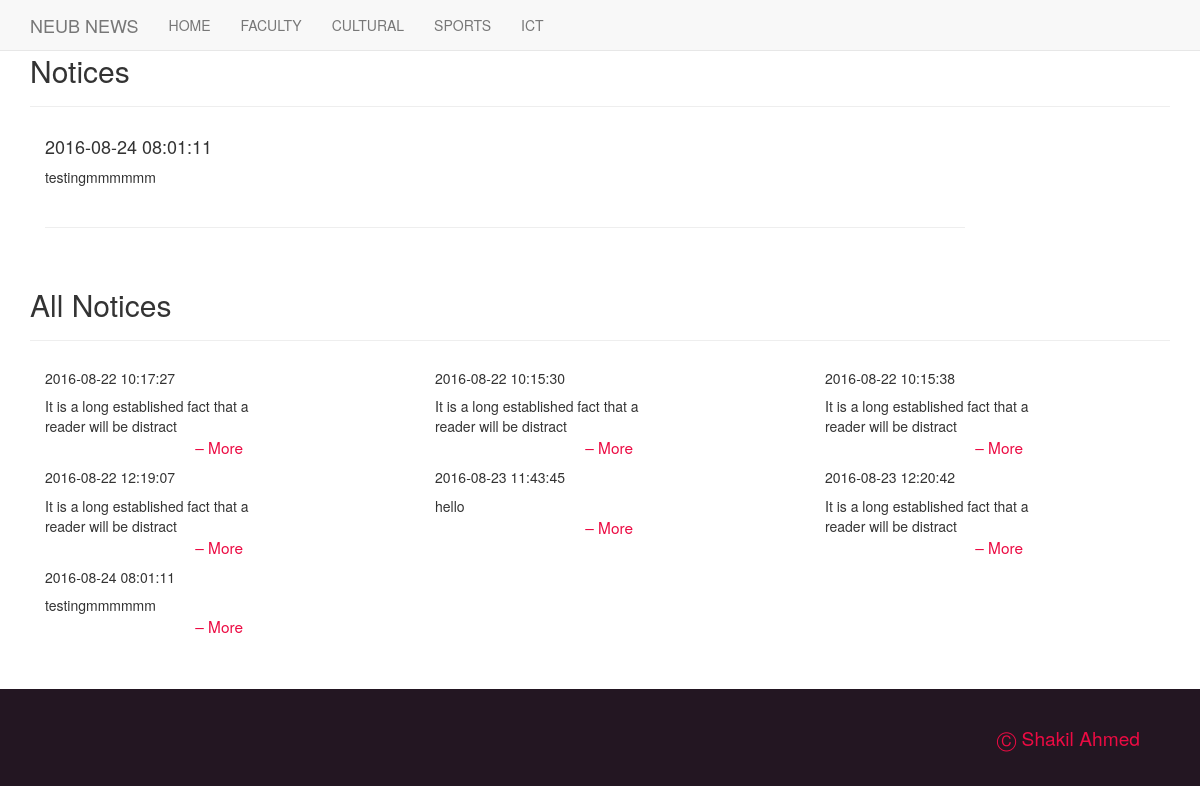
The app's page /note_view.php?id=33 with its own data.
### tables this page shows
CREATE TABLE IF NOT EXISTS `notices` (
`id` int(11) NOT NULL,
  `note` text NOT NULL,
  `notices_time` datetime NOT NULL
);

### note_view.php (the view, shortened to what this page needs)
<?php
	if(isset($_REQUEST['id']))
	{
		$req_id = $_REQUEST['id'];
	}else {
		header('location: index.php');
	}
?>
  </head>
  <?php include 'header.php'; ?>
  <body>
		<div class="container-fluid head-container">
			<div class="container head-container">
				<div class="row">
					<div class="col-lg-12 col-md-12">
						<div class="page-header">
							<h2>Notices</h2>
						</div>
							<div class="col-lg-10 col-md-12">
								<?php
									$sql = mysql_query("select * from notices where id = '$req_id'");
									$note = mysql_fetch_array($sql);
									$notes = $note['note'];
									$date = $note['notices_time'];
								?>
								<h4><?php echo $date?></h4>
								<p>
								<?php
										echo $notes;
								?>
								</br></br><hr />
								</p>
							</div>
					</div>
				</div>
			</div>
		</div>
		<div class="container">
			<div class="page-header"> <h2>All Notices </h2> </div>
				<div class="row">
				<?php
				$sql1 = mysql_query("select * from notices");
						while($notee = mysql_fetch_array($sql1)){
						$notics_id = $notee['id'];
						$notess = $notee['note'];
						$new_notices = substr($notess,0,60);
						$dates = $notee['notices_time'];
				?>
		<div class="col-lg-4 col-md-6">
			<div class="col-lg-8 col-md-6">
				<h5> <?php echo $dates ;?>  </h5>
					<p>
						<?php echo $new_notices; ?>
						<br />
						<a href="note_view.php?id=<?php echo $notics_id; ?>" class="more"> &ndash; More </a>
					</p>
			</div>
		</div>
			<?php
				}
			?>
			</div>
		</div>
		<div class="container-fluid custom-footer">
			 <p>&#9400 Shakil Ahmed</p>
		</div>
  </body>
</html>

### css/custom.css (style rules this page uses)
.head-container { margin-top: 7px; }
.custom-footer { background-color: #231622; color: #EC0B43; margin-top: 50px; font-size: medium; }
.custom-footer p { margin: 35px 45px 35px 5px; float: right; font-size: 1.2em; }
.more { color: #EC0B43; float: right; font-size: 1.1em; padding-right: 12px; padding-bottom: 2px; }

### css/ticker.css (style rules this page uses)
* { margin: 0; padding: 0; font-family: "Helvetica Neue",Helvetica,Arial,sans-serif; }

### records on screen
notices: notices_time "2016-08-24 08:01:11", note "testingmmmmmm"
notices: notices_time "2016-08-22 10:17:27", note "It is a long established fact that a reader will be distract"
notices: notices_time "2016-08-22 10:15:30", note "It is a long established fact that a reader will be distract"
notices: notices_time "2016-08-22 10:15:38", note "It is a long established fact that a reader will be distract"
notices: notices_time "2016-08-22 12:19:07", note "It is a long established fact that a reader will be distract"
notices: notices_time "2016-08-23 11:43:45", note "hello"
notices: notices_time "2016-08-23 12:20:42", note "It is a long established fact that a reader will be distract"
